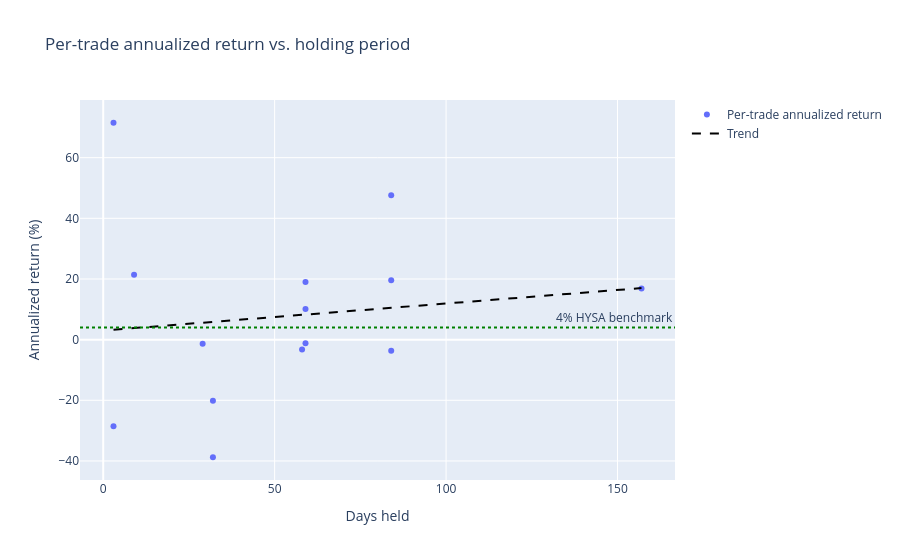

Notebook code cell kept with this figure:
### Markdown cell above
## 5. Annualized return curve

Per-trade annualized return against days held, with a fitted trend and the flat HYSA benchmark line. Short holds annualize into large, noisy numbers by design — that's why the combined alpha above uses period alpha instead of this annualized figure.

### Code cell
trend_x, trend_y = returns.fit_trend(
    returns_df["days_held"].to_numpy(),
    returns_df["annualized_return_pct"].to_numpy(),
    returns_config,
)
visualization.plot_return_curve(returns_df, trend_x, trend_y, returns_config).show()

### Figure 1 — Plotly figure (JSON) as saved in the notebook; plotly's stock layout.template omitted (floating-point values rounded to 4 significant figures)
{"data": [{"hovertemplate": "%{text}<br>Days held: %{x}<br>Annualized: %{y:.1f}%<extra></extra>", "mode": "markers", "name": "Per-trade annualized return", "text": ["VOO", "BND", "VOO", "VXUS", "BND", "VOO", "VXUS", "BND", "QQQM", "VOO", "BND", "VXUS", "VOO", "VXUS"], "type": "scatter", "x": [157, 84, 84, 84, 59, 59, 59, 58, 32, 32, 29, 9, 3, 3], "y": [16.88, -3.688, 47.61, 19.61, -1.177, 18.98, 10.11, -3.293, -38.78, -20.18, -1.367, 21.42, 71.51, -28.58]}, {"line": {"color": "black", "dash": "dash"}, "mode": "lines", "name": "Trend", "type": "scatter", "x": [3, 3, 9, 29, 32, 32, 58, 59, 59, 59, 84, 84, 84, 157], "y": [3.27, 3.27, 3.804, 5.587, 5.854, 5.854, 8.172, 8.261, 8.261, 8.261, 10.49, 10.49, 10.49, 17.0]}], "layout": {"annotations": [{"showarrow": false, "text": "4% HYSA benchmark", "x": 1, "xanchor": "right", "xref": "x domain", "y": 4, "yanchor": "bottom", "yref": "y"}], "shapes": [{"line": {"color": "green", "dash": "dot"}, "type": "line", "x0": 0, "x1": 1, "xref": "x domain", "y0": 4, "y1": 4, "yref": "y"}], "title": {"text": "Per-trade annualized return vs. holding period"}, "xaxis": {"title": {"text": "Days held"}}, "yaxis": {"title": {"text": "Annualized return (%)"}}}}
